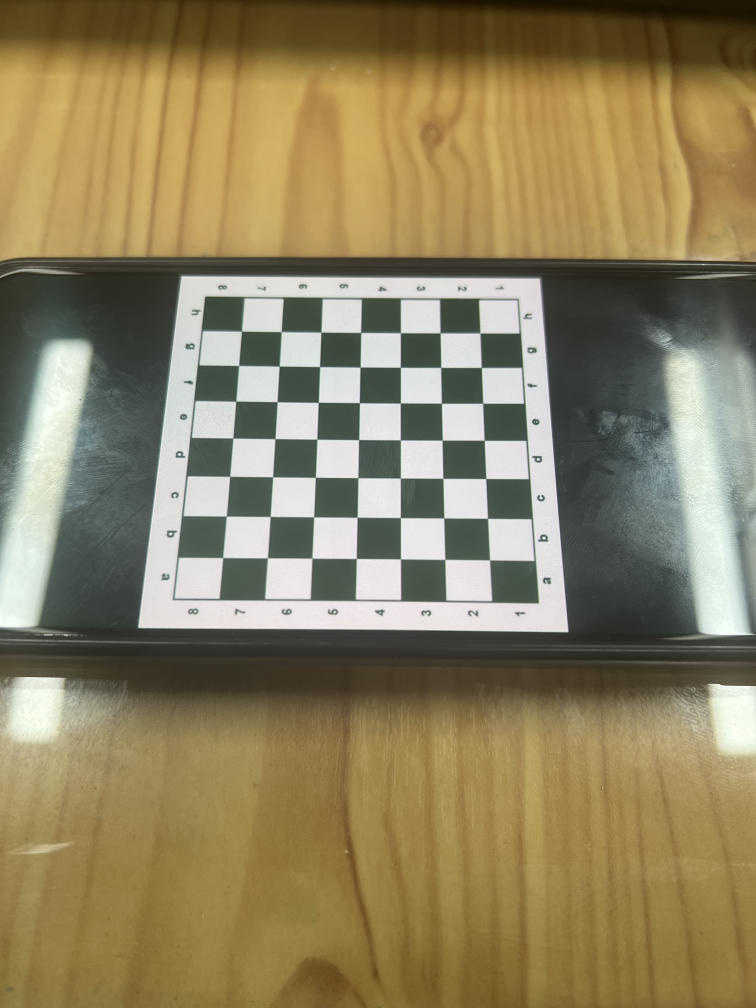
#> input picture ImageCalibration3D/IMG_6303.JPG, 3024 x 4032 px (shown at 1/4 size); its folder holds only this picture in this run
$ python cameraCalibration.py
#> lines starting #> are read from the running program, lines starting #| are printed output that depends on the picture
import numpy as np
import cv2 as cv
import glob

# termination criteria
chessboardSize = (7,7)
imageSize = (3024,4032)

criteria = (cv.TERM_CRITERIA_EPS + cv.TERM_CRITERIA_MAX_ITER, 30, 0.001)

# prepare object points, like (0,0,0), (1,0,0), (2,0,0) ....,(6,5,0)
objp = np.zeros((chessboardSize[0] * chessboardSize[1], 3), np.float32)
objp[:, :2] = np.mgrid[0:chessboardSize[1], 0:chessboardSize[0]].T.reshape(-1, 2)

# Arrays to store object points and image points from all the images.
objpoints = []  # 3d point in real world space
imgpoints = []  # 2d points in image plane.

images = glob.glob('ImageCalibration3D\*.jpg')

for fname in images:
    img = cv.imread(fname)
#> img is the input picture: shape (4032, 3024, 3); mean B, G, R 95.3, 129.4, 142.2
    gray = cv.cvtColor(img, cv.COLOR_BGR2GRAY)
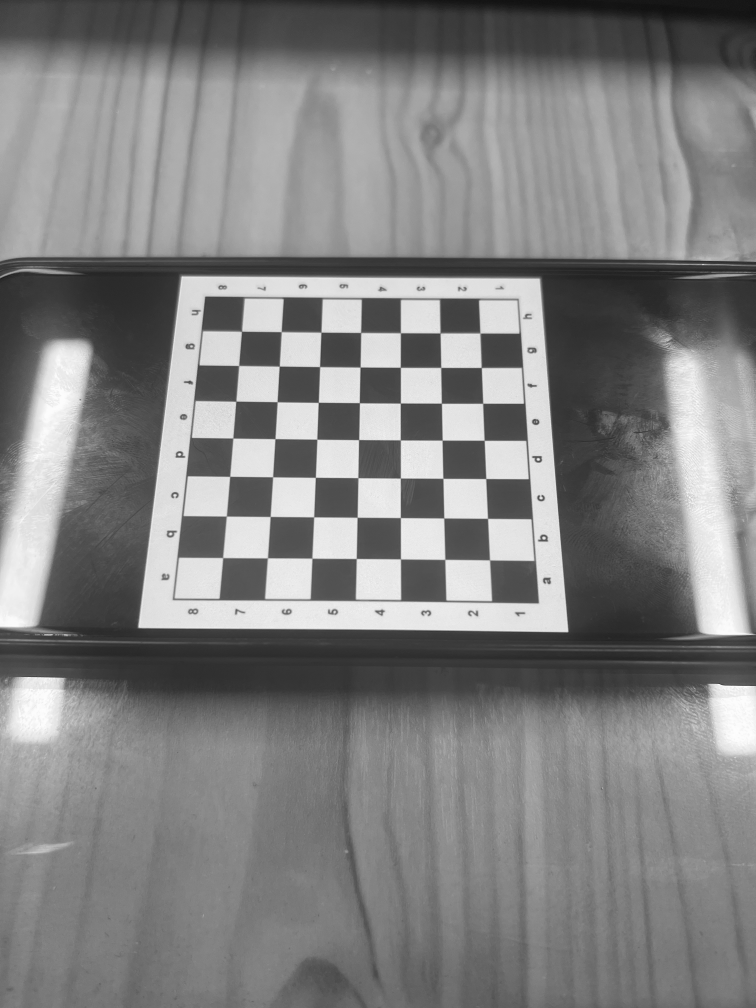
#> gray: shape (4032, 3024) (shown at 1/4 size); min 4, max 255, mean 129.3

    # Find the chess board corners
    ret, corners = cv.findChessboardCorners(gray, (chessboardSize[1], chessboardSize[0]), None)
#> ret = True; corners = 49 rows, first 8: [967.9, 1326.8], [1127, 1328.5], [1286.8, 1330.5], [1444.5, 1332], [1603, 1332.5], [1761.5, 1333.5], [1921, 1333.5], [956.5, 1464]

    # If found, add object points, image points (after refining them)
    if ret == True:
        objpoints.append(objp)

        corners2 = cv.cornerSubPix(gray, corners, (11, 11), (-1, -1), criteria)
#> corners2 = 49 rows, first 8: [967.5, 1326.9], [1126.5, 1328.6], [1285.5, 1330.6], [1444.3, 1331.9], [1603.2, 1333], [1761.6, 1333.7], [1921.2, 1334], [956.3, 1463.9]
        imgpoints.append(corners2)

        # Draw and display the corners
        cv.drawChessboardCorners(img, (chessboardSize[1], chessboardSize[0]), corners2, ret)
        cv.imshow('img', img)
        cv.waitKey(500)

cv.destroyAllWindows()

ret, mtx, dist, rvecs, tvecs = cv.calibrateCamera(objpoints, imgpoints, imageSize, None, None)
#> ret = 0.24; mtx = [[1945.2, 0, 1506.5], [0, 1905.3, 2241.5], [0, 0, 1]]; dist = [[0.078, -0.00218, 0.00618, 0.000293, -0.184]]; rvecs = ([-0.233, 0.00269, 0.00953],); tvecs = ([-3.39, -5.9, 12.39],)
np.savetxt('CameraMatrix.txt', mtx, fmt='%.8e')
print(mtx)
#| [[1.94524500e+03 0.00000000e+00 1.50650299e+03]
#|  [0.00000000e+00 1.90534156e+03 2.24146391e+03]
#|  [0.00000000e+00 0.00000000e+00 1.00000000e+00]]

$ run again, on ImageCalibration3D/IMG_6309.JPG
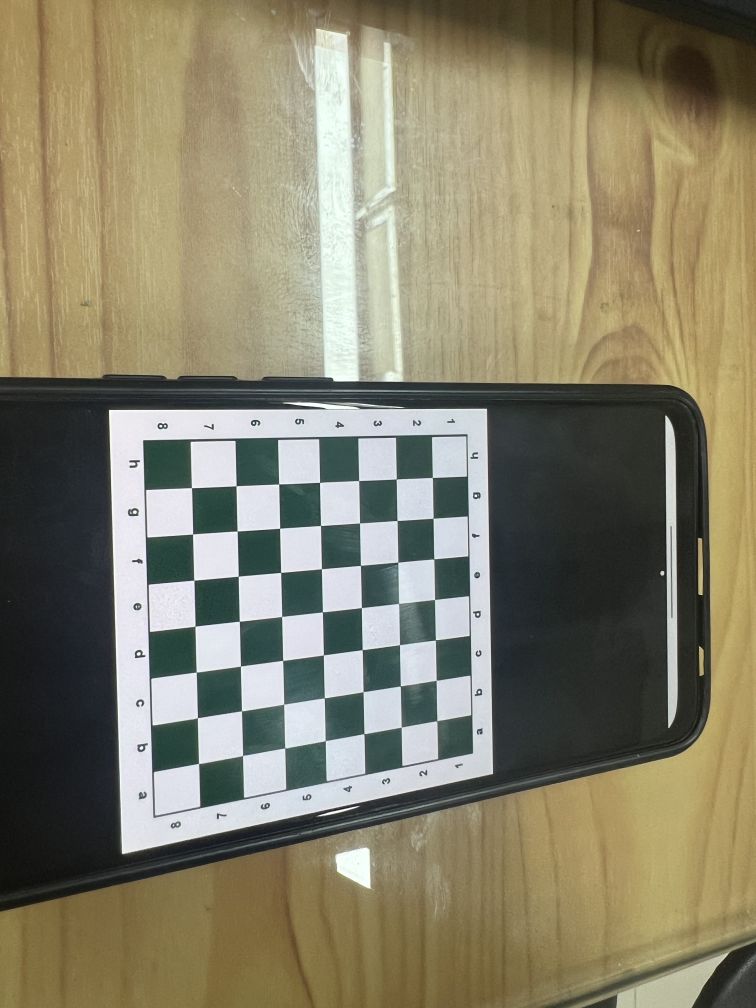
#> input picture ImageCalibration3D/IMG_6309.JPG, 3024 x 4032 px (shown at 1/4 size)
#> img is the input picture: shape (4032, 3024, 3); mean B, G, R 106.2, 128.7, 133.9
#> `gray = cv.cvtColor(img, cv.COLOR_BGR2GRAY)`:
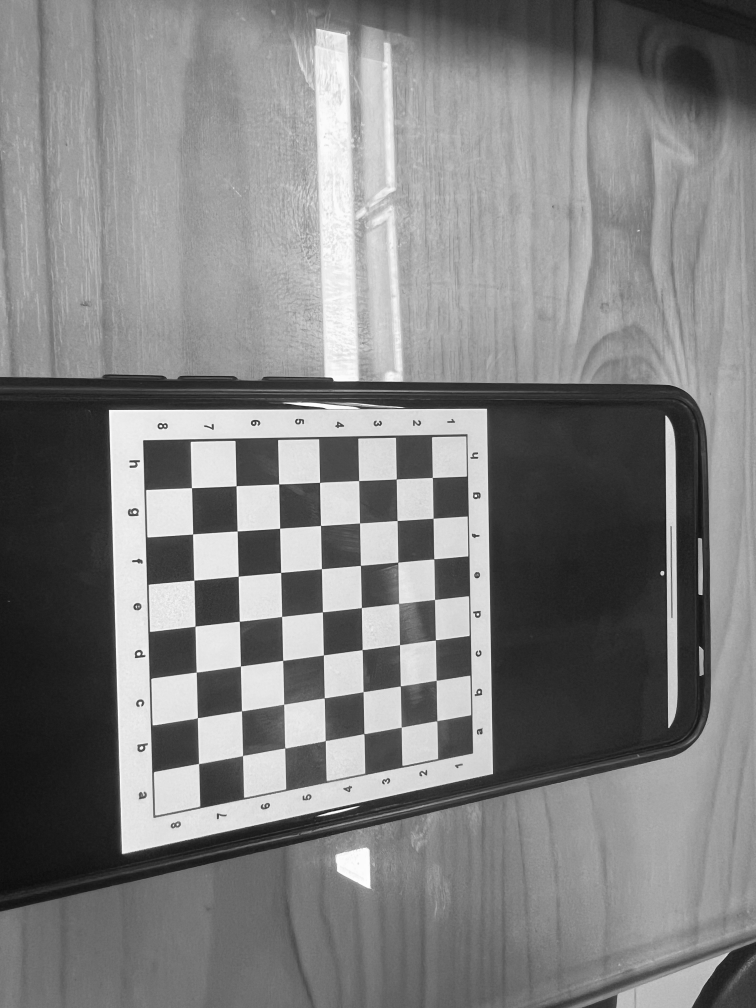
#> gray: shape (4032, 3024) (shown at 1/4 size); min 3, max 255, mean 127.7
#> `ret, corners = cv.findChessboardCorners(gray, (chessboardSize[1], ches..`: ret = True; corners = 49 rows, first 8: [1730.5, 1911], [1733.6, 2074.6], [1736.5, 2236.5], [1739.1, 2399.5], [1743.5, 2559.3], [1746.6, 2722.2], [1749.2, 2884], [1586.2, 1917.5]
#> corners2 = 49 rows, first 8: [1730.3, 1911.2], [1733.7, 2074.3], [1736.5, 2237.1], [1739.5, 2399.2], [1743.1, 2560.7], [1746.2, 2722.3], [1748.4, 2884.7], [1586.1, 1917.6]
#> `ret, mtx, dist, rvecs, tvecs = cv.calibrateCamera(objpoints, imgpoints..`: ret = 0.408; mtx = [[18235.4, 0, 1259.8], [0, 7584.2, 2072.2], [0, 0, 1]]; dist = [[-0.0764, 3.42, 0.00284, 0.000397, 108.4]]; rvecs = ([-0.873, -0.943, 1.33],); tvecs = ([1.2, -0.986, 46.45],)
#| [[1.82353793e+04 0.00000000e+00 1.25982296e+03]
#|  [0.00000000e+00 7.58424086e+03 2.07216156e+03]
#|  [0.00000000e+00 0.00000000e+00 1.00000000e+00]]

$ run again, on ImageCalibration3D/IMG_6305.JPG
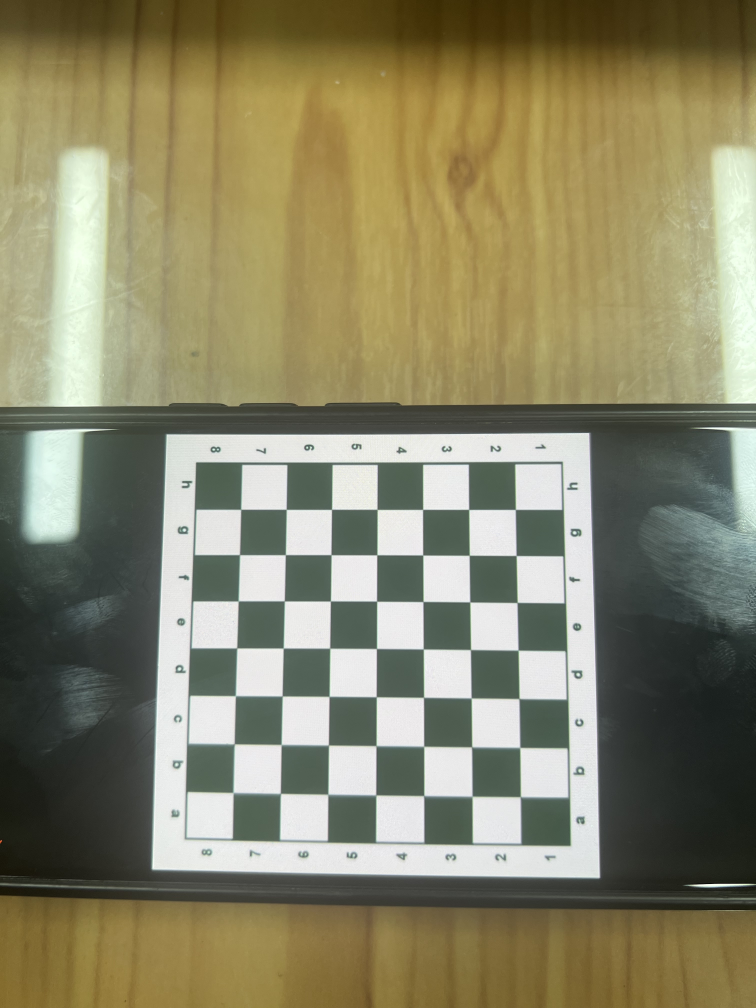
#> input picture ImageCalibration3D/IMG_6305.JPG, 3024 x 4032 px (shown at 1/4 size)
#> img is the input picture: shape (4032, 3024, 3); mean B, G, R 104.4, 133.2, 137.3
#> `gray = cv.cvtColor(img, cv.COLOR_BGR2GRAY)`:
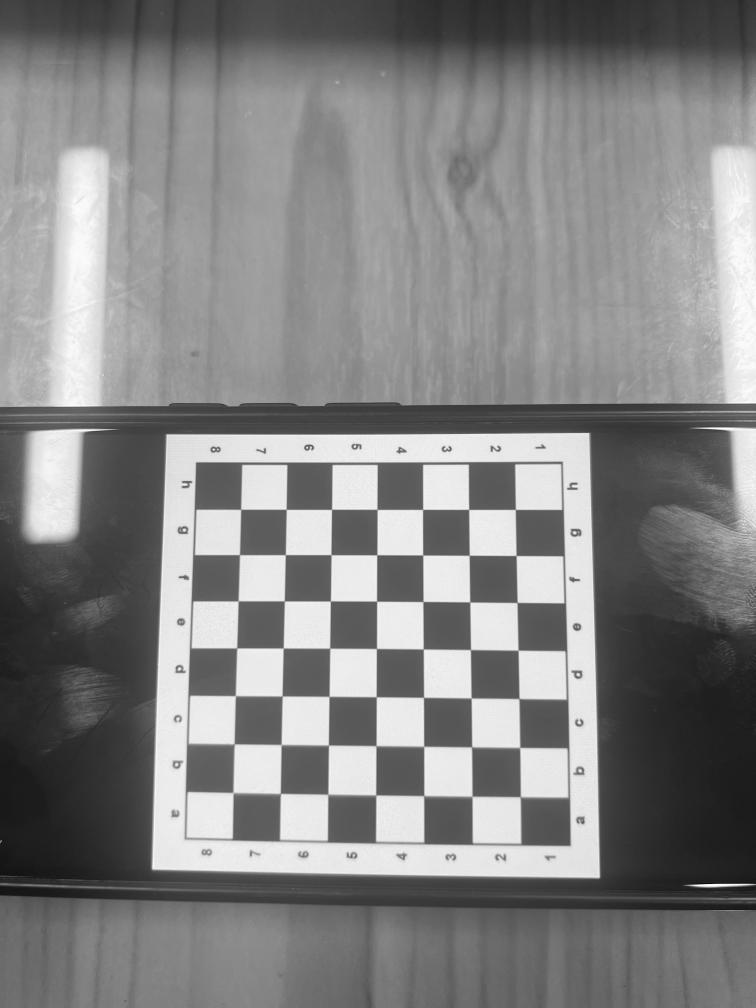
#> gray: shape (4032, 3024) (shown at 1/4 size); min 0, max 255, mean 131.2
#> `ret, corners = cv.findChessboardCorners(gray, (chessboardSize[1], ches..`: ret = True; corners = 49 rows, first 8: [934, 3171.5], [938.2, 2976.6], [943.5, 2783.5], [948.5, 2593], [953, 2404.3], [959.5, 2220], [964.5, 2038.5], [1123, 3175.5]
#> corners2 = 49 rows, first 8: [933.6, 3171.2], [938.7, 2976.4], [942.8, 2784.2], [948.5, 2592.9], [954.1, 2405.4], [959.7, 2220], [964.3, 2038.8], [1123.3, 3174.6]
#> `ret, mtx, dist, rvecs, tvecs = cv.calibrateCamera(objpoints, imgpoints..`: ret = 0.343; mtx = [[2918.2, 0, 1495.1], [0, 2916.5, 2074.1], [0, 0, 1]]; dist = [[0.219, -1.58, 0.00194, 1.59e-05, 3.27]]; rvecs = ([-0.115, -0.0582, -1.57],); tvecs = ([-2.95, 5.77, 15.48],)
#| [[2.91817684e+03 0.00000000e+00 1.49514236e+03]
#|  [0.00000000e+00 2.91647233e+03 2.07407857e+03]
#|  [0.00000000e+00 0.00000000e+00 1.00000000e+00]]
